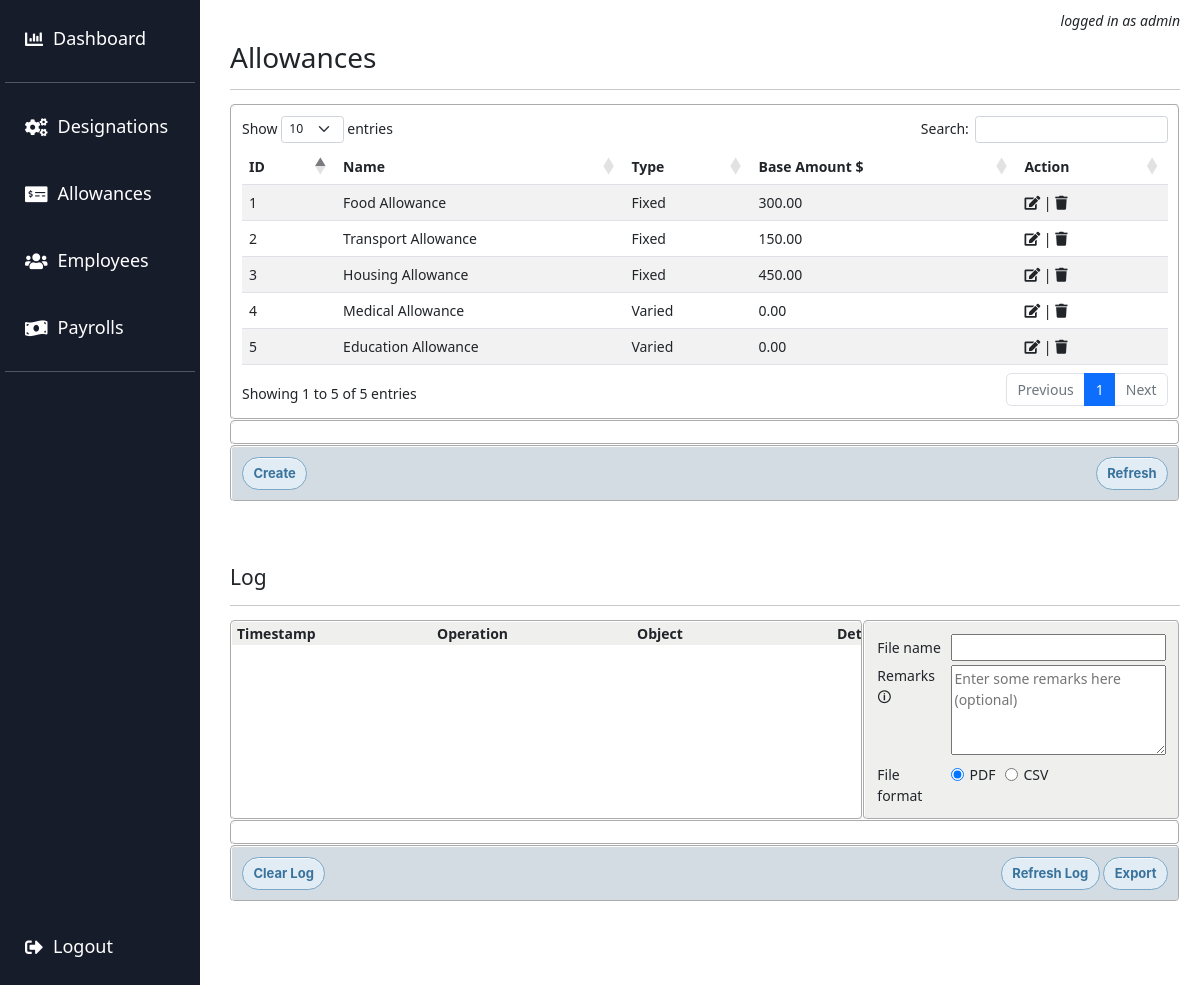
Page /admin/allowances.php (signed in) on the committed database.
### tables this page shows
CREATE TABLE `allowances` (
  `id` int(11) NOT NULL,
  `name` varchar(255) NOT NULL,
  `type` varchar(255) NOT NULL,
  `base_amount` decimal(10,2) NOT NULL
);

### admin/allowances.php (the view, shortened to what this page needs)
<?php
    include '../scripts/connectdb.php';
?>
<!DOCTYPE html>
<html>
<head>
    <link rel="stylesheet" href="https://cdnjs.cloudflare.com/ajax/libs/twitter-bootstrap/5.2.0/css/bootstrap.min.css">
    <link rel="stylesheet" href="https://cdn.datatables.net/1.13.4/css/dataTables.bootstrap5.min.css">
    <link rel="stylesheet" href="https://cdnjs.cloudflare.com/ajax/libs/font-awesome/5.15.4/css/all.min.css">
    <link rel="stylesheet" href="../styles/button-8.css">
    <link rel="stylesheet" href="../styles/modal.css">
    <link rel="stylesheet" href="../styles/scrollbars.css">
    <link rel="stylesheet" href="../styles/forms.css">
    <link rel="stylesheet" href="../styles/base.css">
</head>
<body>
    <?php include '../includes/sidebar.php'; ?>
    <main>
        <p style="text-align: right; font-style: italic; position: relative; bottom: 10px;">logged in as <?php echo $_SESSION['username']; ?></p>
        <h2>Allowances</h2>
        <hr>
        <div style="border-radius: 5px; border: 2px groove white; padding: 10px;">
            <table id="example" class="table table-striped" style="width:100%">
                <thead>
                    <tr>
                        <th>ID</th>
                        <th>Name</th>
                        <th>Type</th>
                        <th>Base Amount $</th>
                        <th>Action</th>
                    </tr>
                </thead>
                <tbody>
                    <?php
                        $result = $conn->query("SELECT * FROM allowances");
                        while ($row = $result->fetch_assoc()) {
                            echo "<tr>";
                            echo "<td>" . $row['id'] . "</td>";
                            echo "<td>" . $row['name'] . "</td>";
                            echo "<td>" . $row['type'] . "</td>";
                            echo "<td>" . $row['base_amount'] . "</td>";
                            echo "<td><i class='fas fa-edit'></i> | <i class='fas fa-trash'></i></td>";
                            echo "</tr>";
                        }
                    ?>
                </tbody>
            </table>
        </div>
        <div id="general-message" style="height: 25px; padding-left: 5px; font-style: italic; border-radius: 5px; border: 2px groove white;"></div>
        <div style="display: flex; justify-content: space-between; background-color: #d3dce3; padding: 10px; border-radius: 5px; border: 2px groove white;">
            <button id="createButton" class="button-8">Create</button>
            <div>
                <button id="refreshButton" class="button-8">Refresh</button>
            </div>
        </div>
        <br><br><br>
        <?php include '../includes/log-section.php'; ?>
        <br><br><br>
    </main>
</body>
</html>

### includes/sidebar.php (shortened to what this page needs)
<!DOCTYPE html>
<html>
<head>
    <link rel="stylesheet" href="../styles/base.css">
    <link rel="stylesheet" href="https://cdnjs.cloudflare.com/ajax/libs/font-awesome/5.15.3/css/all.min.css">
</head>
<body>
    <aside>
        <a href="../admin/dashboard.php">
            <button>
                <i class="fas fa-chart-bar"></i>
                Dashboard
            </button>
        </a>
        <hr>
        <a href="../admin/designations.php">
            <button>
                <i class="fas fa-cogs"></i>
                Designations
            </button>
        </a>
        <a href="../admin/allowances.php">
            <button>
                <i class="fas fa-money-check-alt"></i>
                Allowances
            </button>
        </a>
        <a href="../admin/employees.php">
            <button>
                <i class="fas fa-users"></i>
                Employees
            </button>
        </a>
        <a href="../admin/payroll.php">
            <button>
                <i class="fas fa-money-bill-wave"></i>
                Payrolls
            </button>
        </a>
        <hr>
        <a href="../index.php" style="margin-top: auto;">
            <button>
                <i class="fas fa-sign-out-alt"></i>
                Logout
            </button>
        </a>
    </aside>
</body>
</html>

### includes/log-section.php (shortened to what this page needs)
<head>
</head>
<body>
    <section>
        <h4>Log</h4>
        <hr>
        <div style="display: grid; grid-template-columns: 2fr 1fr;">
            <div style="max-height: 200px; overflow-x: auto; overflow-y: auto; border-radius: 5px; border: 2px groove white;">
                <table id="logTable" style="width: 1400px;">
                    <thead style="background-color: #efefee;">
                        <tr>
                            <th style="width: 200px;">Timestamp</th>
                            <th style="width: 200px;">Operation</th>
                            <th style="width: 200px;">Object</th>
                            <th style="width: auto;">Details</th>
                        </tr>
                    </thead>
                </table>
            </div>
            <div style="background-color: #efefee; border-radius: 5px; border: 2px groove white; padding: 10px; height: 200px;">
                <form id="export-form">
                    <table>
                        <tr>
                            <td><label>File name</label></td>
                            <td><input type="text" name="filename"></td>
                        </tr>
                        <tr>
                            <td style="vertical-align: top;"><label>Remarks</label> <span title="This remarks will be displayed inside the file" style="cursor: help;">&#x1F6C8;</span></td>
                            <td><textarea name="remarks" placeholder="Enter some remarks here (optional)" cols="30" rows="4"></textarea></td>
                        </tr>
                        <tr>
                            <td><label>File format</label></td>
                            <td style="display: flex; align-items: center;">
                                <input type="radio" name="fileformat" value="pdf" checked style="margin-right: 5px;"><span style="margin-right: 10px;">PDF</span>
                                <input type="radio" name="fileformat" value="csv" style="margin-right: 5px;"><span>CSV</span>
                            </td>
                        </tr>
                    </table>
                </form>
            </div>
        </div>
        <div id="general-message2" style="height: 25px; padding-left: 5px; font-style: italic; border-radius: 5px; border: 2px groove white;"></div>
        <div style="display: flex; justify-content: space-between; background-color: #d3dce3; padding: 10px; border-radius: 5px; border: 2px groove white;">
            <button id="clearLogButton" class="button-8">Clear Log</button>
            <div>
                <button id="refreshButton2" class="button-8">Refresh Log</button>
                <button id="exportButton" class="button-8">Export</button>
            </div>
        </div>
    </section>
</body>

### styles/button-8.css (style rules this page uses)
.button-8 { background-color: #e1ecf4; border-radius: 20px; border: 1px solid #7aa7c7; box-shadow: rgba(255, 255, 255, .7) 0 1px 0 0 inset; box-sizing: border-box; color: #39739d; cursor: pointer; display: inline-block; font-family: -apple-system,system-ui,"Segoe UI","Liberation Sans",sans-serif; font-size: 13px; font-weight: bold; line-height: 1.15385; margin: 0; outline: none; padding: 8px .8em; position: relative; text-align: center; text-decoration: none; user-select: none; -webkit-user-select: none; touch-action: manipulation; vertical-align: baseline; white-space: nowrap; }

### styles/forms.css (style rules this page uses)
form table { width: 100%; }
form table td { padding: 2px; }
form input[type="text"], input[type="month"], input[type="date"], input[type="number"], input[type="password"], select, textarea { width: 100%; }

### styles/base.css (style rules this page uses)
html { box-sizing: border-box; font-size: 14px; }
*, *:before, *:after { box-sizing: inherit; }
body, h1, h2, h3, h4, h5, h6, p, ol, ul { margin: 0; padding: 0; font-weight: normal; }
main { padding: 20px; padding-left: 230px; }
button { font-size: inherit; font-family: inherit; background-color: inherit; }
a { color: black; text-decoration: none; }

### includes/sidebar.php (style rules this page uses)
aside { position: fixed; top: 0; left: 0; width: 200px; height: 100%; background-color: #171c2b; padding: 5px; display: flex; flex-direction: column; z-index: 999; }
aside a { text-decoration: none; }
aside button { padding: 20px; border: none; text-align: left; width: 100%; font-size: 18px; color: white; border-radius: 10px; display: flex; align-items: center; }
aside button i { margin-right: 10px; }
aside hr { color: white; margin: 10px 0; }

### includes/log-section.php (style rules this page uses)
#logTable thead tr th { padding-left: 5px; }

### rows in the picture
allowances: id "1", name "Food Allowance", type "Fixed", base_amount "300.00"
allowances: id "2", name "Transport Allowance", type "Fixed", base_amount "150.00"
allowances: id "3", name "Housing Allowance", type "Fixed", base_amount "450.00"
allowances: id "4", name "Medical Allowance", type "Varied", base_amount "0.00"
allowances: id "5", name "Education Allowance", type "Varied", base_amount "0.00"

### other values in the picture
$_SESSION['username'] "admin"
